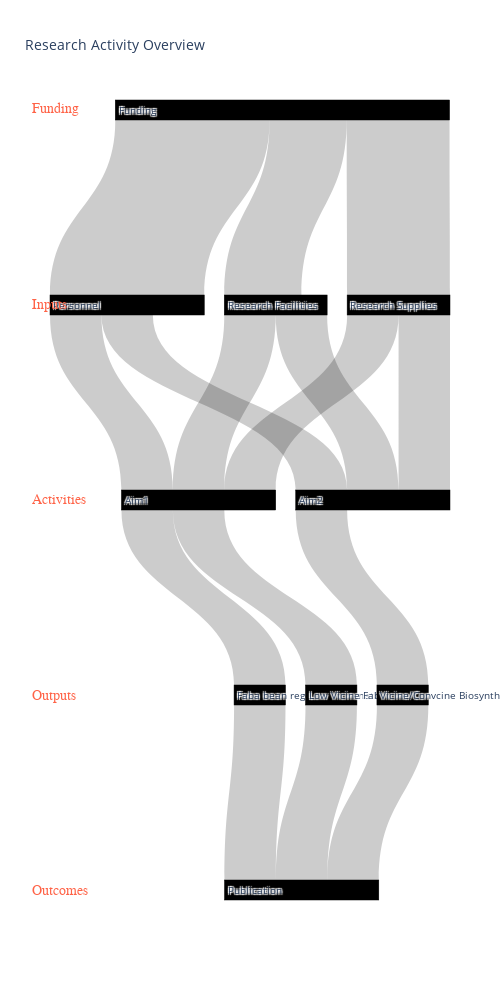

Here is the notebook cell this chart was saved with:
### Markdown cell above
#### vertical

### Code cell
import plotly.graph_objects as go
fig = go.Figure(data=[go.Sankey(
    orientation = "v",
    node = dict(
      pad = 20,
      thickness = 20,
      line = dict(color = "black", width = 0.5),
      label = ["Funding", "Personnel", "Research Facilities", "Research Supplies", 
               "Aim1", "Aim2", 
               "Faba bean regeneration method","Low Vicine Faba Bean", "Vicine/Convcine Biosynthesis",
               "Publication"],
      customdata = ["Novo Nordisk Foundation", "et al.", "growth chamber for tissue culture, growth chamber for soil propogation, molecular biology benchspace, omics-core facility, computing cluster", "Standard molecular biology equipment and supplies",
                    "Eliminate antinutrients from faba bean seeds", "Multi-omic approach to understanding biosynthesis of vicine and convicine in faba bean"],
      #hovertemplate='Node %{customdata} has total value %{value}<extra></extra>',
      hovertemplate='%{customdata} <extra></extra>',

      color = "black"
    ),
    link = dict(
      source = [0, 0,0,1,2,3,1,2,3,4,4,5,6,7,8], # indices correspond to labels
      target = [1,2, 3,4,4,4,5,5,5,6,7,8,9,9,9],
      value = [6, 3, 4,2,2,2,2,2,2,2,2,2,2,2,2],
      customdata = ["q","r","s","t","u","v"],
      #hovertemplate='Link from node %{source.customdata}<br />'+
      #  'to node%{target.customdata}<br />has value %{value}'+
      #  '<br />and data %{customdata}<extra></extra>'
  ))])

layout={
      
     }

#add column names 
for x_coordinate, column_name in enumerate(["Outcomes", "Outputs","Activities","Inputs", "Funding"]):
  fig.add_annotation(
          x=-.05,
          y=x_coordinate,
          xref="paper",
          yref="y",
          text=column_name,
          showarrow=False,
          font=dict(
              family="Courier New, monospace",
              size=14,
              color="tomato"
              ),
          align="center",
          )

#change figure sizeing
fig.update_layout(
    autosize=False,
    width=500,
    height=1000,
    margin=dict(
        l=50,
        r=50,
        b=100,
        t=100,
        pad=4
    ),
    #paper_bgcolor="LightSteelBlue",
)



#Add title, add grid for display
fig.update_layout(
  title_text="Research Activity Overview", 
  xaxis={
  #set true to help visualize label positions
  'showgrid': False, # thin lines in the background
  'zeroline': False, # thick line at x=0
  'visible': False,  # numbers below
  },
  yaxis={
  'showgrid': False, # thin lines in the background
  'zeroline': False, # thick line at x=0
  'visible': False,  # numbers below
  }, plot_bgcolor='rgba(0,0,0,0)', font_size=10)



fig.show()

### Figure 1 — Plotly figure (JSON) as saved in the notebook; plotly's stock layout.template omitted (floating-point values rounded to 4 significant figures)
{"data": [{"link": {"customdata": ["q", "r", "s", "t", "u", "v"], "source": [0, 0, 0, 1, 2, 3, 1, 2, 3, 4, 4, 5, 6, 7, 8], "target": [1, 2, 3, 4, 4, 4, 5, 5, 5, 6, 7, 8, 9, 9, 9], "value": [6, 3, 4, 2, 2, 2, 2, 2, 2, 2, 2, 2, 2, 2, 2]}, "node": {"color": "black", "customdata": ["Novo Nordisk Foundation", "et al.", "growth chamber for tissue culture, growth chamber for soil propogation, molecular biology benchspace, omics-core facility, computing cluster", "Standard molecular biology equipment and supplies", "Eliminate antinutrients from faba bean seeds", "Multi-omic approach to understanding biosynthesis of vicine and convicine in faba bean"], "hovertemplate": "%{customdata} <extra></extra>", "label": ["Funding", "Personnel", "Research Facilities", "Research Supplies", "Aim1", "Aim2", "Faba bean regeneration method", "Low Vicine Faba Bean", "Vicine/Convcine Biosynthesis", "Publication"], "line": {"color": "black", "width": 0.5}, "pad": 20, "thickness": 20}, "orientation": "v", "type": "sankey"}], "layout": {"annotations": [{"align": "center", "font": {"color": "tomato", "family": "Courier New, monospace", "size": 14}, "showarrow": false, "text": "Outcomes", "x": -0.05, "xref": "paper", "y": 0, "yref": "y"}, {"align": "center", "font": {"color": "tomato", "family": "Courier New, monospace", "size": 14}, "showarrow": false, "text": "Outputs", "x": -0.05, "xref": "paper", "y": 1, "yref": "y"}, {"align": "center", "font": {"color": "tomato", "family": "Courier New, monospace", "size": 14}, "showarrow": false, "text": "Activities", "x": -0.05, "xref": "paper", "y": 2, "yref": "y"}, {"align": "center", "font": {"color": "tomato", "family": "Courier New, monospace", "size": 14}, "showarrow": false, "text": "Inputs", "x": -0.05, "xref": "paper", "y": 3, "yref": "y"}, {"align": "center", "font": {"color": "tomato", "family": "Courier New, monospace", "size": 14}, "showarrow": false, "text": "Funding", "x": -0.05, "xref": "paper", "y": 4, "yref": "y"}], "autosize": false, "font": {"size": 10}, "height": 1000, "margin": {"b": 100, "l": 50, "pad": 4, "r": 50, "t": 100}, "plot_bgcolor": "rgba(0,0,0,0)", "title": {"text": "Research Activity Overview"}, "width": 500, "xaxis": {"showgrid": false, "visible": false, "zeroline": false}, "yaxis": {"showgrid": false, "visible": false, "zeroline": false}}}
